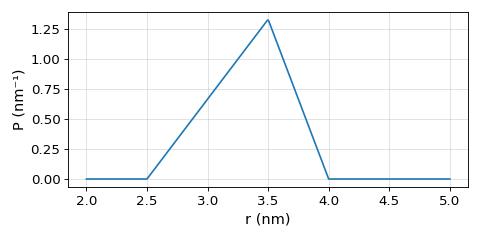

Recreate this plot in Python.
import deerlab as dl
import matplotlib.pyplot as plt 
import numpy as np 
model = dl.dd_triangle
r = np.linspace(2,5,400)
par0 = model.start
P = model(r,par0)
plt.figure(figsize=[6,3])
plt.plot(r,P)
plt.xlabel('r (nm)',fontsize=13)
plt.ylabel('P (nm⁻¹)',fontsize=13)
plt.grid(alpha=0.4)
plt.tick_params(labelsize=12)
plt.tick_params(labelsize=12)
plt.tight_layout()
